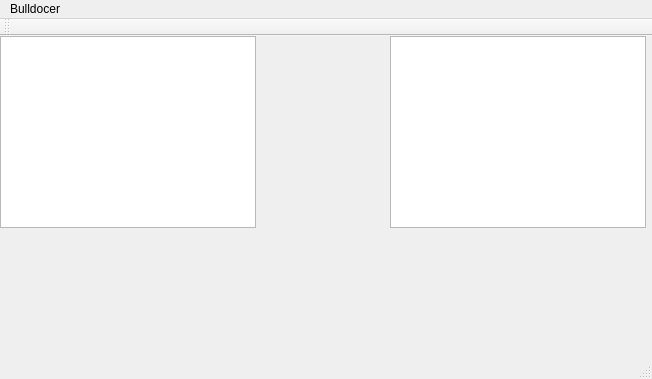
<?xml version="1.0" encoding="UTF-8"?>
<ui version="4.0">
 <class>MainWindow</class>
 <widget class="QMainWindow" name="MainWindow">
  <property name="geometry">
   <rect>
    <x>0</x>
    <y>0</y>
    <width>652</width>
    <height>379</height>
   </rect>
  </property>
  <property name="windowTitle">
   <string>MainWindow</string>
  </property>
  <widget class="QWidget" name="centralWidget">
   <widget class="QGraphicsView" name="graphicsView">
    <property name="geometry">
     <rect>
      <x>390</x>
      <y>0</y>
      <width>256</width>
      <height>192</height>
     </rect>
    </property>
   </widget>
   <widget class="QListWidget" name="listWidget">
    <property name="geometry">
     <rect>
      <x>0</x>
      <y>0</y>
      <width>256</width>
      <height>192</height>
     </rect>
    </property>
   </widget>
  </widget>
  <widget class="QMenuBar" name="menuBar">
   <property name="geometry">
    <rect>
     <x>0</x>
     <y>0</y>
     <width>652</width>
     <height>22</height>
    </rect>
   </property>
   <widget class="QMenu" name="menuBulldocer">
    <property name="title">
     <string>Bulldocer</string>
    </property>
   </widget>
   <addaction name="menuBulldocer"/>
  </widget>
  <widget class="QToolBar" name="mainToolBar">
   <attribute name="toolBarArea">
    <enum>TopToolBarArea</enum>
   </attribute>
   <attribute name="toolBarBreak">
    <bool>false</bool>
   </attribute>
  </widget>
  <widget class="QStatusBar" name="statusBar"/>
 </widget>
 <layoutdefault spacing="6" margin="11"/>
 <resources/>
 <connections/>
</ui>
